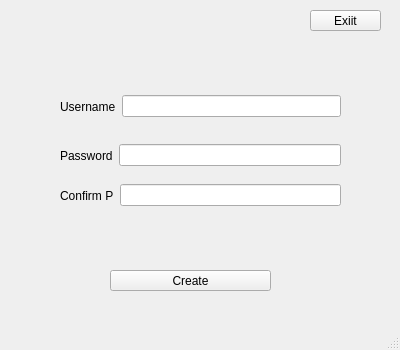
<?xml version="1.0" encoding="UTF-8"?>
<ui version="4.0">
 <class>createAccount</class>
 <widget class="QMainWindow" name="createAccount">
  <property name="geometry">
   <rect>
    <x>0</x>
    <y>0</y>
    <width>400</width>
    <height>350</height>
   </rect>
  </property>
  <property name="windowTitle">
   <string>MainWindow</string>
  </property>
  <widget class="QWidget" name="centralwidget">
   <widget class="QPushButton" name="PB_Create">
    <property name="geometry">
     <rect>
      <x>110</x>
      <y>270</y>
      <width>161</width>
      <height>21</height>
     </rect>
    </property>
    <property name="text">
     <string>Create</string>
    </property>
   </widget>
   <widget class="QWidget" name="horizontalLayoutWidget">
    <property name="geometry">
     <rect>
      <x>60</x>
      <y>91</y>
      <width>281</width>
      <height>31</height>
     </rect>
    </property>
    <layout class="QHBoxLayout" name="horizontalLayout">
     <item>
      <widget class="QLabel" name="label">
       <property name="text">
        <string>Username</string>
       </property>
      </widget>
     </item>
     <item>
      <widget class="QLineEdit" name="Username"/>
     </item>
    </layout>
   </widget>
   <widget class="QLabel" name="Label_Status">
    <property name="geometry">
     <rect>
      <x>90</x>
      <y>220</y>
      <width>221</width>
      <height>31</height>
     </rect>
    </property>
    <property name="text">
     <string/>
    </property>
   </widget>
   <widget class="QWidget" name="horizontalLayoutWidget_2">
    <property name="geometry">
     <rect>
      <x>60</x>
      <y>140</y>
      <width>281</width>
      <height>31</height>
     </rect>
    </property>
    <layout class="QHBoxLayout" name="horizontalLayout_2">
     <item>
      <widget class="QLabel" name="label_2">
       <property name="text">
        <string>Password</string>
       </property>
      </widget>
     </item>
     <item>
      <widget class="QLineEdit" name="Password">
       <property name="echoMode">
        <enum>QLineEdit::Password</enum>
       </property>
      </widget>
     </item>
    </layout>
   </widget>
   <widget class="QPushButton" name="PB_Exit">
    <property name="geometry">
     <rect>
      <x>310</x>
      <y>10</y>
      <width>71</width>
      <height>21</height>
     </rect>
    </property>
    <property name="text">
     <string>Exiit</string>
    </property>
   </widget>
   <widget class="QWidget" name="horizontalLayoutWidget_3">
    <property name="geometry">
     <rect>
      <x>60</x>
      <y>180</y>
      <width>281</width>
      <height>31</height>
     </rect>
    </property>
    <layout class="QHBoxLayout" name="horizontalLayout_3">
     <item>
      <widget class="QLabel" name="label_3">
       <property name="text">
        <string>Confirm P</string>
       </property>
      </widget>
     </item>
     <item>
      <widget class="QLineEdit" name="ConfirmPassword">
       <property name="echoMode">
        <enum>QLineEdit::Password</enum>
       </property>
      </widget>
     </item>
    </layout>
   </widget>
  </widget>
  <widget class="QMenuBar" name="menubar">
   <property name="geometry">
    <rect>
     <x>0</x>
     <y>0</y>
     <width>400</width>
     <height>20</height>
    </rect>
   </property>
  </widget>
  <widget class="QStatusBar" name="statusbar"/>
 </widget>
 <resources/>
 <connections/>
</ui>
